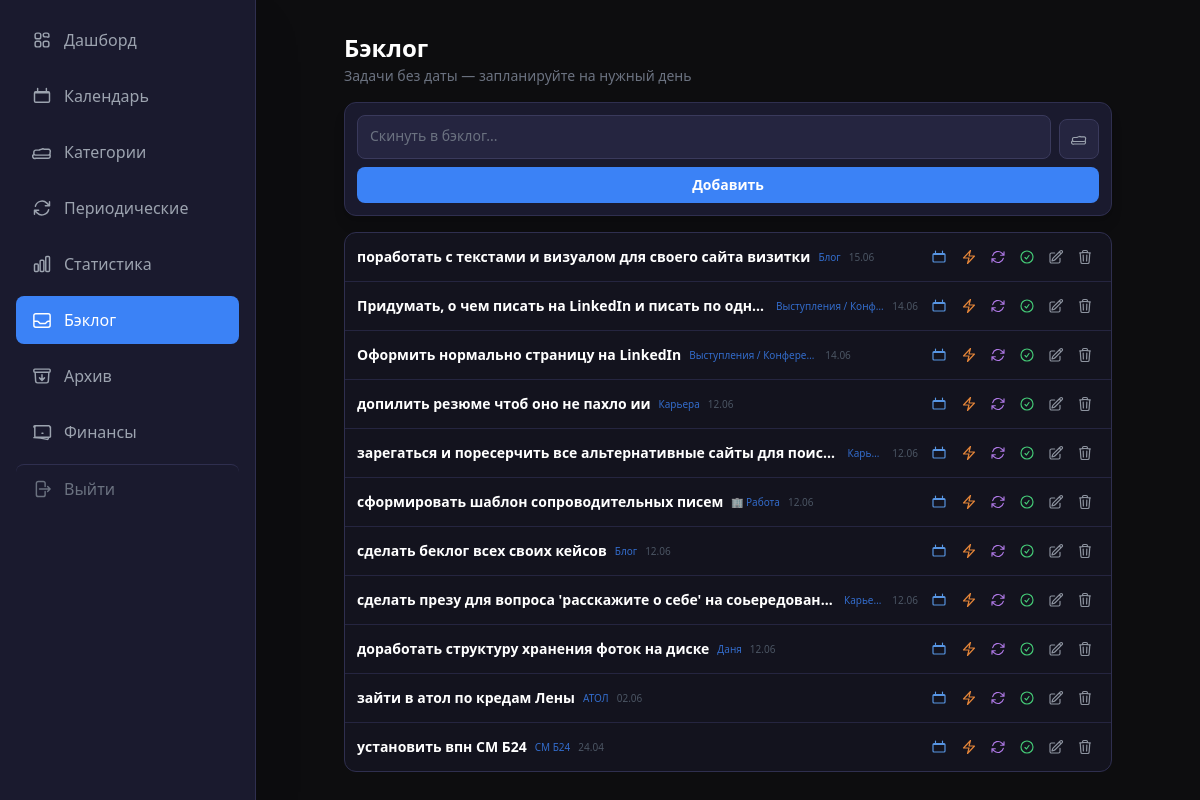
The page /backlog on the database as committed earlier.
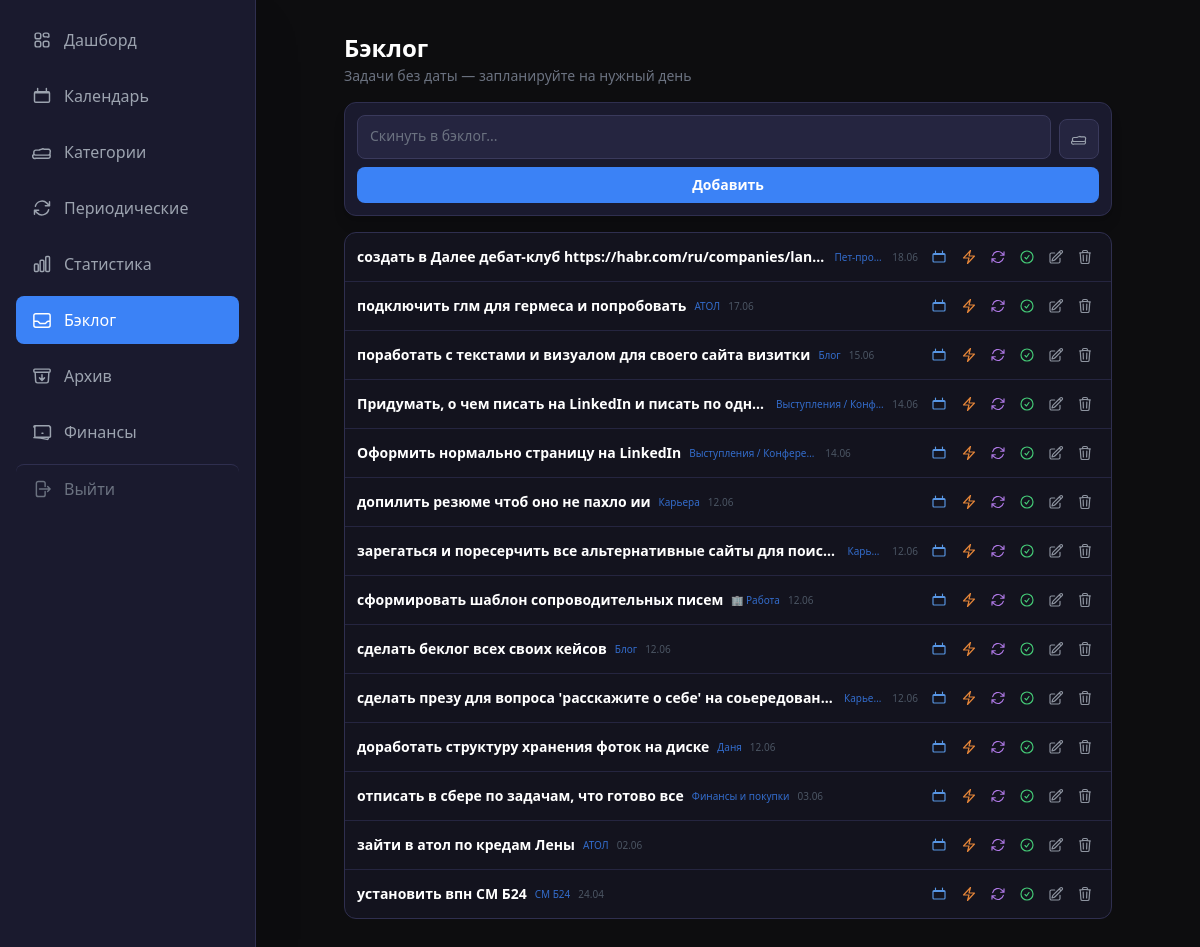
The same page on the database as committed later.
### app/models/task.py (models this page shows)
class Task(Base):
    __tablename__ = "tasks"
    id = Column(Integer, primary_key=True, index=True)
    title = Column(String(500), nullable=False)
    description = Column(String, default="")
    category_id = Column(Integer, ForeignKey("categories.id"), nullable=True, index=True)
    status = Column(String(20), default="новая", index=True)  # новая/в_работе/выполнена/отложена
    priority = Column(String(20), default="средний")  # низкий/средний/высокий
    due_date = Column(Date, nullable=True, index=True)
    due_time = Column(Time, nullable=True) # Время встречи
    created_at = Column(DateTime(timezone=True), server_default=func.now())
    completed_at = Column(DateTime(timezone=True), nullable=True)
    source = Column(String(20), default="web")  # telegram/web/screenshot
    parent_task_id = Column(Integer, ForeignKey("tasks.id"), nullable=True, index=True)
    is_archived = Column(Boolean, default=False, index=True)
    item_kind = Column(String(20), default="task", nullable=False, index=True)  # task
    sort_order = Column(Integer, default=0)
    needs_review = Column(Boolean, default=False)
    message_hash = Column(String(64), nullable=True)
    postpones = Column(Integer, default=0)
    chronic_task = Column(Boolean, default=False, index=True)
    chronic_reviewed = Column(Boolean, default=False)
    tags = Column(String(500), nullable=True) # Теги проекта или контекста (#Антон, #Сбер)
    size = Column(String(4), nullable=True)   # L / XL — крупные задачи (NULL = обычная)
    impact_notes = Column(Text, nullable=True) # Заметки о результате/влиянии
    is_milestone = Column(Boolean, default=False, index=True) # Флаг важного достижения
    estimated_minutes = Column(Integer, nullable=True)
    actual_minutes = Column(Integer, nullable=True)
    category = relationship("Category", back_populates="tasks")
    subtasks = relationship("Task", backref="parent_task", remote_side=[id], lazy="select")

### app/models/category.py (models this page shows)
class Category(Base):
    __tablename__ = "categories"
    id = Column(Integer, primary_key=True, index=True)
    name = Column(String(100), nullable=False, index=True)
    is_global = Column(Boolean, default=False, index=True)
    parent_id = Column(Integer, ForeignKey("categories.id"), nullable=True)
    type = Column(String(20), default="task", index=True)  # task / finance
    created_at = Column(DateTime(timezone=True), server_default=func.now())
    children = relationship("Category", backref="parent", remote_side=[id], lazy="select")
    tasks = relationship("Task", back_populates="category", lazy="select")

### app/web/routes/backlog.py (the view)
@router.get("/backlog", response_class=HTMLResponse)
async def backlog_page(request: Request):
    async with async_session() as db:
        tasks, subtasks_map = await _load_backlog(db)
    categories = await get_categories_list()
    return templates.TemplateResponse(request, "backlog.html", {
        "request": request,
        "tasks": tasks,
        "subtasks_map": subtasks_map,
        "categories": categories,
    })

### app/web/templates/backlog.html (shortened to what this page needs)
{% extends "base.html" %}
{% from 'partials/icons_macros.html' import icon_folder %}
{% block content %}
<div class="backlog-page max-w-3xl mx-auto">
    <div class="mb-4">
        <h1 class="text-2xl font-bold text-white">Бэклог</h1>
        <p class="text-gray-500 text-sm mt-0.5">Задачи без даты — запланируйте на нужный день</p>
    </div>
    <div class="hidden lg:block bg-dark-800 rounded-xl border border-dark-600 p-3 shadow-lg mb-4">
        {% include "partials/backlog_quick_add_form.html" %}
    </div>
    <div id="backlog-list">
        {% include "partials/backlog_list.html" %}
    </div>
</div>
{% endblock %}

### app/web/templates/partials/icons_macros.html (shortened to what the changed rows need)
{% macro icon_check(class='w-5 h-5') %}
<svg class="{{ class }}" fill="none" stroke="currentColor" stroke-width="1.75" viewBox="0 0 24 24" aria-hidden="true">
  <path stroke-linecap="round" stroke-linejoin="round" d="M9 12.75L11.25 15 15 9.75M21 12a9 9 0 11-18 0 9 9 0 0118 0z"/>
</svg>
{% endmacro %}
{% macro icon_calendar(class='w-5 h-5') %}
<svg class="{{ class }}" fill="none" stroke="currentColor" stroke-width="1.75" viewBox="0 0 24 24" aria-hidden="true">
  <path stroke-linecap="round" stroke-linejoin="round" d="M6.75 3v2.25M17.25 3v2.25M4.5 8.25h15M4.5 19.5h15a1.5 1.5 0 001.5-1.5V8.25a1.5 1.5 0 00-1.5-1.5h-15a1.5 1.5 0 00-1.5 1.5v9.75a1.5 1.5 0 001.5 1.5z"/>
</svg>
{% endmacro %}
{% macro icon_edit(class='w-5 h-5') %}
<svg class="{{ class }}" fill="none" stroke="currentColor" stroke-width="1.75" viewBox="0 0 24 24" aria-hidden="true">
  <path stroke-linecap="round" stroke-linejoin="round" d="M16.862 4.487l1.687-1.688a1.875 1.875 0 112.652 2.652L10.582 16.07a4.5 4.5 0 01-1.897 1.13L6 18l.8-2.685a4.5 4.5 0 011.13-1.897l8.932-8.931zm0 0L19.5 7.125M18 14v4.75A2.25 2.25 0 0115.75 21H5.25A2.25 2.25 0 013 18.75V8.25A2.25 2.25 0 015.25 6H10"/>
</svg>
{% endmacro %}
{% macro icon_trash(class='w-4 h-4') %}
<svg class="{{ class }}" fill="none" stroke="currentColor" stroke-width="1.75" viewBox="0 0 24 24" aria-hidden="true">
  <path stroke-linecap="round" stroke-linejoin="round" d="M14.74 9l-.346 9m-4.788 0L9.26 9m9.968-3.21c.342.052.682.107 1.022.166m-1.022-.165L18.16 19.673a2.25 2.25 0 01-2.244 2.077H8.084a2.25 2.25 0 01-2.244-2.077L4.772 5.79m14.456 0a48.108 48.108 0 00-3.478-.397m-12 .562c.34-.059.68-.114 1.022-.165m0 0a48.11 48.11 0 013.478-.397m7.5 0v-.916c0-1.18-.91-2.164-2.09-2.201a51.964 51.964 0 00-3.32 0c-1.18.037-2.09 1.022-2.09 2.201v.916m7.5 0a48.667 48.667 0 00-7.5 0"/>
</svg>
{% endmacro %}
{% macro icon_repeat(class='w-3.5 h-3.5') %}
<svg class="{{ class }}" fill="none" stroke="currentColor" stroke-width="1.75" viewBox="0 0 24 24" aria-hidden="true">
  <path stroke-linecap="round" stroke-linejoin="round" d="M16.023 9.348h4.992v-.001M2.985 19.644v-4.992m0 0h4.992m-4.993 0l3.181 3.183a8.25 8.25 0 0013.803-3.7M4.031 9.865a8.25 8.25 0 0113.803-3.7l3.181 3.182m0-4.991v4.99"/>
</svg>
{% endmacro %}
{% macro icon_bolt(class='w-5 h-5') %}
<svg class="{{ class }}" fill="none" stroke="currentColor" stroke-width="1.75" viewBox="0 0 24 24" aria-hidden="true">
  <path stroke-linecap="round" stroke-linejoin="round" d="M3.75 13.5l10.5-11.25L12 10.5h8.25L9.75 21.75 12 13.5H3.75z"/>
</svg>
{% endmacro %}

### app/web/templates/partials/backlog_list.html (shortened to what this page needs)
{% from 'partials/icons_macros.html' import icon_check, icon_calendar, icon_edit, icon_trash, icon_subtasks, icon_repeat, icon_bolt %}
{% if tasks %}
<div class="rounded-xl border border-dark-600 bg-dark-800/50 overflow-hidden divide-y divide-dark-700">
    {% for task in tasks %}
    <div class="group px-3 py-2.5 sm:py-2 hover:bg-dark-700/40 transition-colors" id="task-{{ task.id }}">
        <div class="flex flex-col gap-2 sm:flex-row sm:items-center sm:gap-2 min-h-[2rem]">
            <div class="flex-1 min-w-0 flex items-center gap-2">
                <h3 class="text-[15px] sm:text-sm font-semibold text-white leading-snug sm:truncate" title="{{ task.title }}">{{ task.title }}</h3>
                {% if task.category %}
                <span class="hidden sm:inline text-[10px] text-accent/80 font-medium truncate max-w-[8rem]"
                      title="{% if task.category.parent %}{{ task.category.parent.name }} → {% endif %}{{ task.category.name }}">
                    {{ task.category.name }}
                </span>
                {% endif %}
                <span class="text-[10px] text-gray-600 tabular-nums shrink-0">{{ task.created_at.strftime('%d.%m') }}</span>
            </div>
            <div class="backlog-actions flex items-center gap-0.5 shrink-0 opacity-100 sm:opacity-90 sm:group-hover:opacity-100 self-end sm:self-auto">
                <form hx-post="/tasks/{{ task.id }}/plan"
                      hx-target="#task-{{ task.id }}"
                      hx-swap="outerHTML"
                      class="inline-flex items-center">
                    <button type="button"
                            onclick="document.getElementById('date-input-{{ task.id }}').classList.toggle('hidden'); document.getElementById('date-input-{{ task.id }}').focus()"
                            class="icon-action icon-action--info"
                            title="Запланировать на дату">
                        {{ icon_calendar('w-4 h-4') }}
                    </button>
                </form>
                <form hx-post="/backlog/{{ task.id }}/plan-today" hx-target="#task-{{ task.id }}" hx-swap="outerHTML" class="inline">
                    <button type="submit" class="icon-action icon-action--today" title="На сегодня">
                        {{ icon_bolt('w-4 h-4') }}
                    </button>
                </form>
                <form hx-post="/backlog/{{ task.id }}/make-recurring-form" hx-target="#task-{{ task.id }}" hx-swap="outerHTML" class="inline">
                    <button type="submit" class="icon-action icon-action--purple" title="В шаблоны">
                        {{ icon_repeat('w-4 h-4') }}
                    </button>
                </form>
                <form hx-post="/tasks/{{ task.id }}/complete" hx-target="#task-{{ task.id }}" hx-swap="outerHTML" class="inline">
                    <button type="submit" class="icon-action icon-action--success" title="Выполнено">
                        {{ icon_check('w-4 h-4') }}
                    </button>
                </form>
                <a href="/tasks/{{ task.id }}/edit" class="icon-link icon-link--muted" title="Редактировать">
                    {{ icon_edit('w-4 h-4') }}
                </a>
                <form hx-delete="/tasks/{{ task.id }}" hx-target="#task-{{ task.id }}" hx-swap="outerHTML" class="inline">
                    <button type="submit" class="icon-action icon-action--danger" title="В архив">
                        {{ icon_trash('w-4 h-4') }}
                    </button>
                </form>
            </div>
        </div>
    </div>
    {% endfor %}
</div>
{% else %}
<div class="text-center py-16 text-gray-500 rounded-xl border border-dashed border-dark-600">
    <p class="text-sm">Бэклог пуст</p>
    <p class="text-xs mt-1 text-gray-600">Напишите задачу выше или переместите сюда с дашборда</p>
</div>
{% endif %}

Rows that differ between the two databases and show on the page:
added Task: title "создать в Далее дебат-клуб https://habr.com/ru/companies/lan…", category.name "Пет-про…", created_at "18.06"
added Task: title "подключить глм для гермеса и попробовать", category.name "АТОЛ", created_at "17.06"
now on this page (row edited): Task: title "отписать в сбере по задачам, что готово все", category.name "Финансы и покупки", created_at "03.06"
